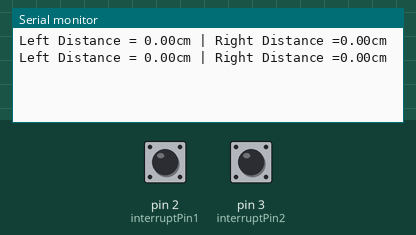
Simulated run of this sketch. Board: Arduino Uno, built with avr-gcc and run on an emulated ATmega328P. Parts: the last lines printed to the serial monitor. The test bench sets the inputs (shaded band); at power-on: pin 2 (interruptPin1) HIGH, pin 3 (interruptPin2) HIGH.

Above: at 1.2 s.
1.3 s: pin 2 (interruptPin1) pulled LOW for 0.15 s
At 2.4 s:
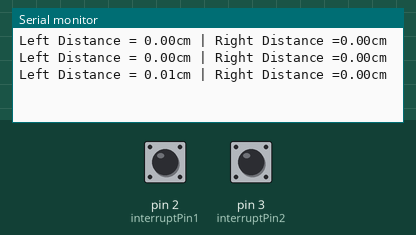
2.9 s: pin 3 (interruptPin2) pulled LOW for 0.15 s
At 4.4 s:
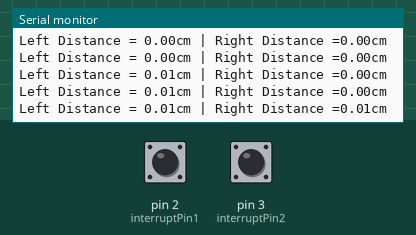
4.5 s: pin 2 (interruptPin1) pulled LOW for 1 s
At 6.8 s:
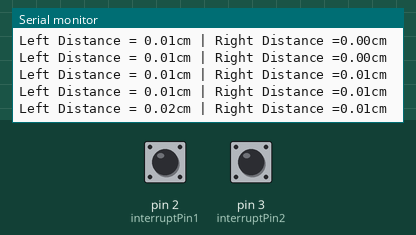
7.0 s: pin 3 (interruptPin2) pulled LOW for 1 s
At 8.4 s:
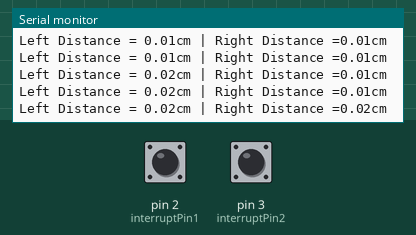
Timing chart, 0 to 10.0 s (numbered marks = the images above; inputs shaded):
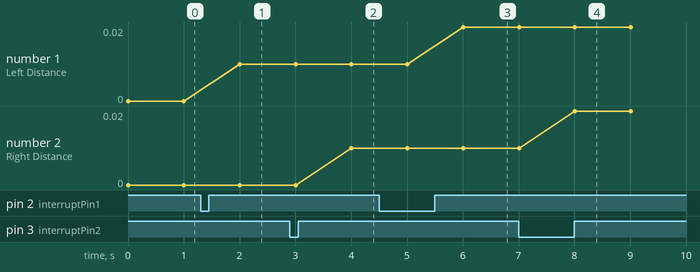

The sketch:

C4_Interruption.ino
```cpp
const byte interruptPin1 = 2;
const byte interruptPin2 = 3;
volatile float count1 = 0;
volatile float count2 = 0;

void setup() {
  pinMode(interruptPin1, INPUT_PULLUP);
  pinMode(interruptPin2, INPUT_PULLUP);
  attachInterrupt(digitalPinToInterrupt(interruptPin1), interruption1, CHANGE);
  attachInterrupt(digitalPinToInterrupt(interruptPin2), interruption2, CHANGE);
  Serial.begin(9600);
}

void loop() {
  Serial.print("Left Distance = ");
  Serial.print(count1/200);
  Serial.print("cm | ");
  Serial.print("Right Distance =");
  Serial.print(count2/200);
  Serial.println("cm");
  delay(1000);
}

void interruption1() {
  count1 = count1 + 1;
}

void interruption2() {
  count2 = count2 + 1;
}
```

Measured:
- after the input at 1.3 s, the serial monitor: prints a new line after 0.70 s (image 1)
- after the input at 2.9 s, the serial monitor: prints a new line after 1.1 s (image 2)
- after the input at 4.5 s, the serial monitor: prints a new line after 1.5 s (image 3)
- after the input at 7.0 s, the serial monitor: prints a new line after 1.0 s (image 4)
- plotted number 1: 0 → 0.01 after the input at 1.3 s, 0.01 → 0.02 after the input at 4.5 s
